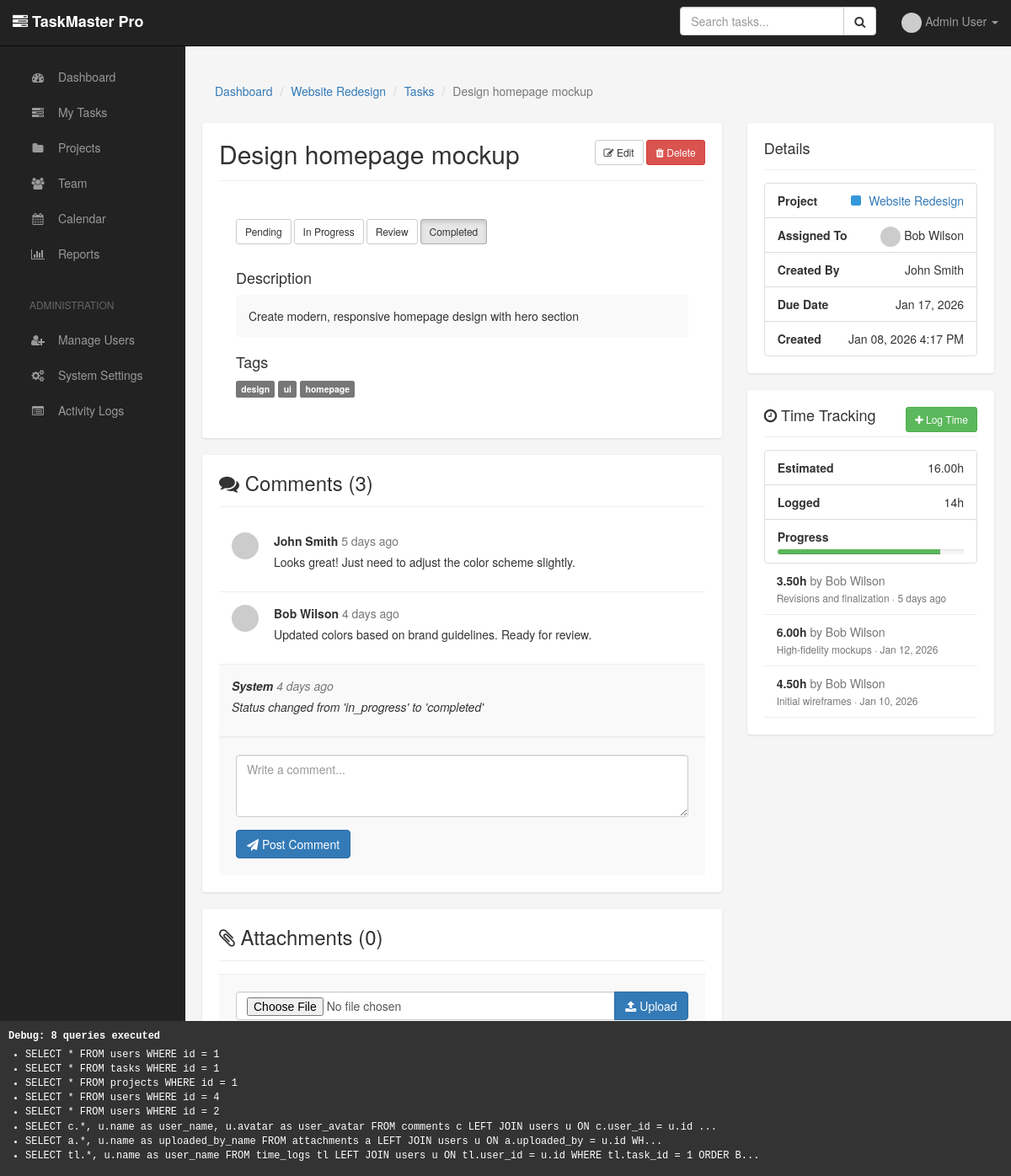
The page /task.php?id=1 (signed in) on the database its author committed.
### tables this page shows
CREATE TABLE users (
    id INT AUTO_INCREMENT PRIMARY KEY,
    email VARCHAR(100) NOT NULL,
    password VARCHAR(100) NOT NULL,   
    name VARCHAR(100) NOT NULL,
    role ENUM('admin', 'manager', 'user') DEFAULT 'user',
    avatar VARCHAR(255),
    department VARCHAR(100),
    phone VARCHAR(50),
    is_active TINYINT(1) DEFAULT 1,
    last_login DATETIME,
    created_at DATETIME,
    updated_at DATETIME,
    UNIQUE KEY unique_email (email)
     
);

CREATE TABLE projects (
    id INT AUTO_INCREMENT PRIMARY KEY,
    name VARCHAR(200) NOT NULL,
    description TEXT,
    status ENUM('active', 'on_hold', 'completed', 'cancelled') DEFAULT 'active',
    owner_id INT NOT NULL,   
    start_date DATE,
    end_date DATE,
    budget DECIMAL(10, 2) DEFAULT 0,
    color VARCHAR(7) DEFAULT '#3498db',
    created_at DATETIME,
    updated_at DATETIME
     
);

CREATE TABLE tasks (
    id INT AUTO_INCREMENT PRIMARY KEY,
    project_id INT,            
    title VARCHAR(200) NOT NULL,
    description TEXT,
    priority ENUM('low', 'medium', 'high', 'critical') DEFAULT 'medium',
    status ENUM('pending', 'in_progress', 'review', 'completed', 'cancelled') DEFAULT 'pending',
    assigned_to INT,           
    created_by INT NOT NULL,   
    due_date DATE,
    estimated_hours DECIMAL(5, 2) DEFAULT 0,
    actual_hours DECIMAL(5, 2) DEFAULT 0,
    tags VARCHAR(500),         
    created_at DATETIME,
    updated_at DATETIME,
    completed_at DATETIME
     
);

CREATE TABLE comments (
    id INT AUTO_INCREMENT PRIMARY KEY,
    task_id INT NOT NULL,      
    user_id INT,               
    content TEXT NOT NULL,
    type ENUM('user', 'system') DEFAULT 'user',
    created_at DATETIME
     
);

CREATE TABLE time_logs (
    id INT AUTO_INCREMENT PRIMARY KEY,
    task_id INT NOT NULL,      
    user_id INT NOT NULL,      
    hours DECIMAL(5, 2) NOT NULL,
    description VARCHAR(500),
    logged_at DATETIME
     
);

### task.php (the view, shortened to what the rows shown need)
<?php
require_once 'templates/header.php';
require_once 'classes/Task.php';
require_once 'classes/User.php';
require_once 'classes/Project.php';
$task_id = isset($_GET['id']) ? $_GET['id'] : 0;
$task = new Task($task_id);
$project = $task->project_id ? new Project($task->project_id) : null;
$assigned_user = $task->assigned_to ? new User($task->assigned_to) : null;
$created_by_user = $task->created_by ? new User($task->created_by) : null;
$comments = $task->get_comments();
$sql = "SELECT tl.*, u.name as user_name
        FROM time_logs tl
        LEFT JOIN users u ON tl.user_id = u.id
        WHERE tl.task_id = $task_id
        ORDER BY tl.logged_at DESC";
$time_logs = db_fetch_all(db_query($sql));
?>
<div class="row">
    <div class="col-md-12">
        <ol class="breadcrumb">
            <li><a href="dashboard.php">Dashboard</a></li>
            <?php if ($project): ?>
                <li><a href="project.php?id=<?php echo $project->id; ?>"><?php echo htmlspecialchars($project->name); ?></a></li>
            <?php endif; ?>
            <li><a href="tasks.php">Tasks</a></li>
            <li class="active"><?php echo htmlspecialchars(truncate_text($task->title, 30)); ?></li>
        </ol>
    </div>
</div>
<div class="row">
    <div class="col-md-8">
        <div class="card">
            <div class="card-header">
                <div class="pull-right">
                    <a href="task_edit.php?id=<?php echo $task->id; ?>" class="btn btn-default btn-sm">
                    </a>
                    <a href="task_delete.php?id=<?php echo $task->id; ?>" class="btn btn-danger btn-sm"
                       data-confirm="Are you sure you want to delete this task?">
                    </a>
                </div>
                <h2 style="margin: 0;">
                    <?php echo htmlspecialchars($task->title); ?>
                </h2>
            </div>
            <div style="padding: 20px;">
                <div class="btn-group" style="margin-bottom: 20px;">
                    <form method="POST" style="display: inline;">
                    </form>
                </div>
                <h4>Description</h4>
                <div style="background: #f9f9f9; padding: 15px; border-radius: 4px; margin-bottom: 20px;">
                    <?php if ($task->description): ?>
                        <?php echo nl2br(htmlspecialchars($task->description)); ?>
                    <?php else: ?>
                        <em class="text-muted">No description provided</em>
                    <?php endif; ?>
                </div>
                <?php if ($task->tags): ?>
                    <h4>Tags</h4>
                    <p>
                        <?php foreach (explode(',', $task->tags) as $tag): ?>
                            <span class="label label-default"><?php echo htmlspecialchars(trim($tag)); ?></span>
                        <?php endforeach; ?>
                    </p>
                <?php endif; ?>
            </div>
        </div>
        <div class="card">
            <?php if (empty($comments)): ?>
                <div class="text-center" style="padding: 30px;">
                    <p class="text-muted">No comments yet. Be the first to comment!</p>
                </div>
            <?php else: ?>
                <?php foreach ($comments as $comment): ?>
                    <div class="comment <?php echo $comment['type'] == 'system' ? 'system' : ''; ?>">
                        <?php if ($comment['type'] != 'system'): ?>
                            <img src="<?php echo $comment['user_avatar'] ? APP_URL . '/uploads/' . $comment['user_avatar'] : 'https://www.gravatar.com/avatar/?d=mp'; ?>"
                                 class="avatar" style="float: left; margin-right: 15px;">
                        <?php endif; ?>
                        <div style="<?php echo $comment['type'] != 'system' ? 'margin-left: 50px;' : ''; ?>">
                            <strong><?php echo $comment['type'] == 'system' ? 'System' : htmlspecialchars($comment['user_name']); ?></strong>
                            <span class="text-muted"><?php echo time_ago($comment['created_at']); ?></span>
                            <p style="margin-top: 5px;"><?php echo nl2br(htmlspecialchars($comment['content'])); ?></p>
                        </div>
                    </div>
                <?php endforeach; ?>
            <?php endif; ?>
        </div>
    </div>
    <div class="col-md-4">
        <div class="card">
            <ul class="list-group" style="margin: 0;">
                <li class="list-group-item">
                    <span class="pull-right">
                        <?php if ($project): ?>
                            <span class="project-color" style="background: <?php echo $project->color; ?>"></span>
                            <a href="project.php?id=<?php echo $project->id; ?>">
                                <?php echo htmlspecialchars($project->name); ?>
                            </a>
                        <?php else: ?>
                            <span class="text-muted">None</span>
                        <?php endif; ?>
                    </span>
                </li>
                <li class="list-group-item">
                    <strong>Assigned To</strong>
                    <span class="pull-right">
                        <?php if ($assigned_user): ?>
                            <img src="<?php echo $assigned_user->avatar ? APP_URL . '/uploads/' . $assigned_user->avatar : 'https://www.gravatar.com/avatar/?d=mp'; ?>"
                                 class="avatar avatar-sm">
                            <?php echo htmlspecialchars($assigned_user->name); ?>
                        <?php else: ?>
                            <span class="text-muted">Unassigned</span>
                        <?php endif; ?>
                    </span>
                </li>
                <li class="list-group-item">
                    <strong>Created By</strong>
                    <span class="pull-right">
                        <?php if ($created_by_user): ?>
                            <?php echo htmlspecialchars($created_by_user->name); ?>
                        <?php else: ?>
                            <span class="text-muted">Unknown</span>
                        <?php endif; ?>
                    </span>
                </li>
                <li class="list-group-item">
                    <strong>Due Date</strong>
                    <span class="pull-right <?php echo $task->is_overdue() ? 'text-danger' : ''; ?>">
                        <?php if ($task->due_date): ?>
                            <?php echo format_date($task->due_date); ?>
                        <?php else: ?>
                            <span class="text-muted">Not set</span>
                        <?php endif; ?>
                    </span>
                </li>
                <li class="list-group-item">
                    <strong>Created</strong>
                    <span class="pull-right"><?php echo format_datetime($task->created_at); ?></span>
                </li>
            </ul>
        </div>
        <div class="card">
            <ul class="list-group" style="margin: 0;">
                <li class="list-group-item">
                    <strong>Estimated</strong>
                    <span class="pull-right"><?php echo $task->estimated_hours ? $task->estimated_hours . 'h' : '—'; ?></span>
                </li>
            </ul>
            <?php if (!empty($time_logs)): ?>
                <div style="max-height: 200px; overflow-y: auto;">
                    <?php foreach ($time_logs as $log): ?>
                        <div class="time-log">
                            <strong><?php echo $log['hours']; ?>h</strong>
                            <span class="text-muted">by <?php echo htmlspecialchars($log['user_name']); ?></span>
                            <br>
                            <small class="text-muted">
                                <?php echo $log['description'] ? htmlspecialchars($log['description']) . ' &middot; ' : ''; ?>
                                <?php echo time_ago($log['logged_at']); ?>
                            </small>
                        </div>
                    <?php endforeach; ?>
                </div>
            <?php endif; ?>
        </div>
    </div>
</div>
<?php require_once 'templates/footer.php'; ?>

### templates/header.php (shortened to what the rows shown need)
<?php
require_once dirname(__FILE__) . '/../includes/functions.php';
$current_user = get_current_user_data();
?>
<!DOCTYPE html>
<html lang="en">
<head>
    <link rel="stylesheet" href="https://maxcdn.bootstrapcdn.com/bootstrap/3.3.7/css/bootstrap.min.css">
    <link rel="stylesheet" href="https://maxcdn.bootstrapcdn.com/font-awesome/4.7.0/css/font-awesome.min.css">
</head>
<body>
    <nav class="navbar navbar-inverse navbar-fixed-top">
        <div class="container-fluid">
            <div id="navbar" class="navbar-collapse collapse">
                <ul class="nav navbar-nav navbar-right">
                    <?php if ($current_user): ?>
                        <li class="dropdown">
                            <a href="#" class="dropdown-toggle" data-toggle="dropdown">
                                <img src="<?php echo $current_user['avatar'] ? APP_URL . '/uploads/' . $current_user['avatar'] : 'https://www.gravatar.com/avatar/?d=mp'; ?>" class="avatar avatar-sm">
                                <?php echo htmlspecialchars($current_user['name']); ?>
                                <span class="caret"></span>
                            </a>
                        </li>
                    <?php else: ?>
                        <li><a href="<?php echo APP_URL; ?>/login.php">Login</a></li>
                    <?php endif; ?>
                </ul>
            </div>
        </div>
    </nav>
    <div class="<?php echo $current_user ? 'main-content' : 'container'; ?>">

### rows shown on the page
users: name "Admin User"
projects: name "Website Redesign"
tasks: title "Design homepage mockup", description "Create modern, responsive homepage design with hero section", tags "design", tags "ui", tags "homepage", due_date "Jan 17, 2026", created_at "Jan 08, 2026 4:17 PM", estimated_hours "16.00"
comments: user.name "John Smith", created_at "5 days ago", content "Looks great! Just need to adjust the color scheme slightly."
comments: user.name "Bob Wilson", created_at "4 days ago", content "Updated colors based on brand guidelines. Ready for review."
comments: type "System", created_at "4 days ago", content "Status changed from 'in_progress' to 'completed'"
users: name "Bob Wilson"
users: name "John Smith"
time_logs: hours "3.50", user.name "Bob Wilson", description "Revisions and finalization", logged_at "5 days ago"
time_logs: hours "6.00", user.name "Bob Wilson", description "High-fidelity mockups", logged_at "Jan 12, 2026"
time_logs: hours "4.50", user.name "Bob Wilson", description "Initial wireframes", logged_at "Jan 10, 2026"

### other values the page prints
APP_NAME "TaskMaster Pro"
count($comments) "3"
count($attachments) "0"
$total_logged "14"
count($GLOBALS['query_log']) "8"
truncate_text($query['sql'], 150) "SELECT * FROM users WHERE id = 1"
truncate_text($query['sql'], 150) "SELECT * FROM tasks WHERE id = 1"
truncate_text($query['sql'], 150) "SELECT * FROM projects WHERE id = 1"
truncate_text($query['sql'], 150) "SELECT * FROM users WHERE id = 4"
truncate_text($query['sql'], 150) "SELECT * FROM users WHERE id = 2"
truncate_text($query['sql'], 150) "SELECT c.*, u.name as user_name, u.avatar as user_avatar FROM comments c LEFT JOIN users u ON c.user_id = u.id ..."
truncate_text($query['sql'], 150) "SELECT a.*, u.name as uploaded_by_name FROM attachments a LEFT JOIN users u ON a.uploaded_by = u.id WH..."
truncate_text($query['sql'], 150) "SELECT tl.*, u.name as user_name FROM time_logs tl LEFT JOIN users u ON tl.user_id = u.id WHERE tl.task_id = 1 ORDER B..."
